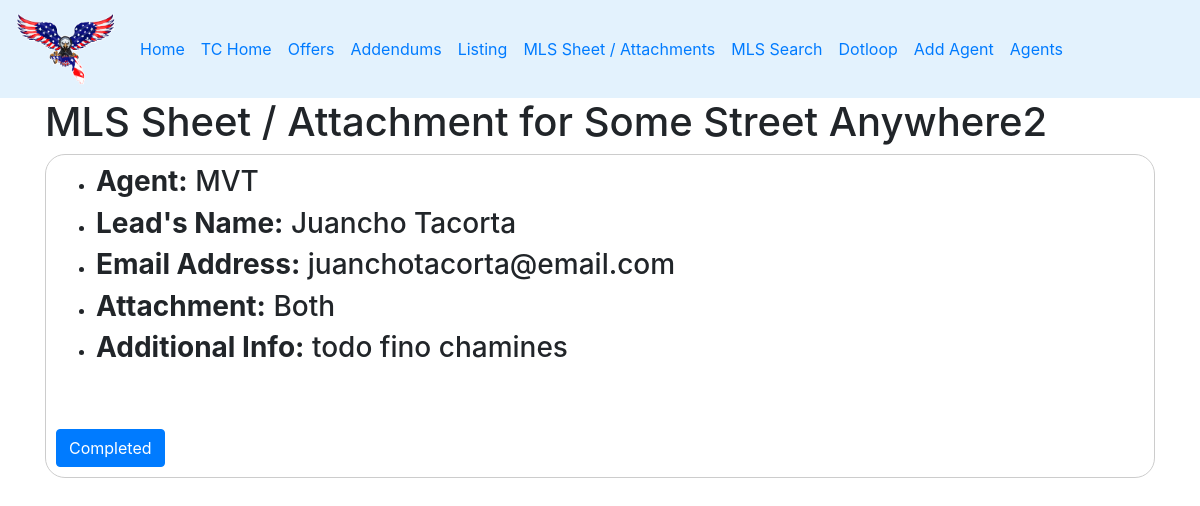
The page /ticket/mlssheet/pending/1/ (signed in) on the database its author committed.
### Tickets/models.py (models this page shows, shortened)
class CreateMLSsheet(models.Model):
	agent = models.ForeignKey(TeamMembers, on_delete = models.DO_NOTHING, verbose_name = "Agent")
	address = models.CharField(max_length = 100, verbose_name = "Property Address")
	full_name = models.CharField(max_length = 100, blank = True, null=True,verbose_name = "Lead’s name shown on FUB")
	email = models.CharField(max_length = 100, blank = True, null = True, verbose_name = "Email Address")
	attachment = models.CharField(max_length = 100, choices = [("MLS Customer Sheet", "MLS Customer Sheet"),
		("Attachments", "Attachments"),("MLS Customer Sheet & Attachments", "MLS Customer Sheet & Attachments")],
		blank = True, null=True,verbose_name = "Which attachment")
	additional = models.CharField(max_length = 200, blank = True, null=True,verbose_name = "Additional request information")
	created = models.DateTimeField(auto_now_add = True)
	completed = models.DateTimeField(null = True)
	completed_by = models.ForeignKey(User, on_delete = models.DO_NOTHING, null = True)

### TeamMembers/models.py (models this page shows)
class TeamMembers(models.Model):
	name = models.CharField(max_length=100, verbose_name="Agent's Name")
	phone = models.CharField(max_length=100, verbose_name="Phone Number")
	email = models.CharField(max_length=100, verbose_name="Email")
	offer = models.IntegerField(default=0)
	addendum = models.IntegerField(default=0)
	listing = models.IntegerField(default = 0)
	mls_attachments = models.IntegerField(default = 0)
	mls_search = models.IntegerField(default = 0)
	dotloop = models.IntegerField(default = 0)
	def __str__(self):
		return str(self.name)

### Tickets/views.py (the view)
# urls.py: path('mlssheet/pending/<int:mlssheet_id>/', views.detailsmlssheet, name = 'mlssheet details'),
@login_required
def detailsmlssheet(request, mlssheet_id):
	mlssheet=get_object_or_404(CreateMLSsheet, pk=mlssheet_id)
	return render(request, 'mlssheetdetails.html',{'mlssheet':mlssheet, 'encabezado':mlssheet.address})

### Tickets/templates/mlssheetdetails.html (shortened to what this page needs)
{% extends 'base.html' %}
{% load static %}
{% block content %}
<h1>MLS Sheet / Attachment for {{mlssheet.address}}</h1>
<div class="details">
<ul>
	<li>
		<h3><b>Agent:</b> {{mlssheet.agent}}</h3>
	</li>
	<li>
		<h3><b>Lead's Name:</b> {{mlssheet.full_name}}</h3>
	</li>
	<li>
		<h3><b>Email Address:</b> {{mlssheet.email}}</h3>
	</li>
	<li>
		<h3><b>Attachment:</b> {{mlssheet.attachment}}</h3>
	</li>
	<li>
		<h3><b>Additional Info:</b> {{mlssheet.additional}}</h3>
	</li>
</ul>
<br>
<br>
{% if mlssheet.completed %}
<h2>Task completed by {{mlssheet.completed_by}}</h2>
<h2>Date completed: {{mlssheet.completed}}</h2>
{% else %}
<div class="completed">
	<form action="{% url 'mlssheet completed' mlssheet.id %}" method="POST">
	<button class="btn btn-primary">
		Completed
	</button>
	</form>
</div>
{% endif %}
</div>
{% endblock %}

### static/css/estilos.css (style rules this page uses)
body { background-image:url('https://yt3.googleusercontent.com/WSwBQpgZ-93Mobr4KeA1Y9v4qjpHbxNfNuQ6kH4bukLgl4p-4IgpVFDB-Hf0eQV7XykQORkg=s900-c-k-c0x00ffffff-no-rj') ; background-size: cover; background-position: 20% 20%; }
.signup-container, .card, .card-body, .form, .form-group, .details, table { border: 1px solid #ccc; border-radius: 20px; padding: 10px; justify-content: center; }
.signup-container, .form, .form-group, .details, .block, table { background-color: rgba(255, 255, 255, 0.5); backdrop-filter: blur(15px); }

### rows shown on the page
CreateMLSsheet: address "Some Street Anywhere2", agent "MVT", full_name "Juancho Tacorta", email "juanchotacorta@email.com", attachment "Both", additional "todo fino chamines"
